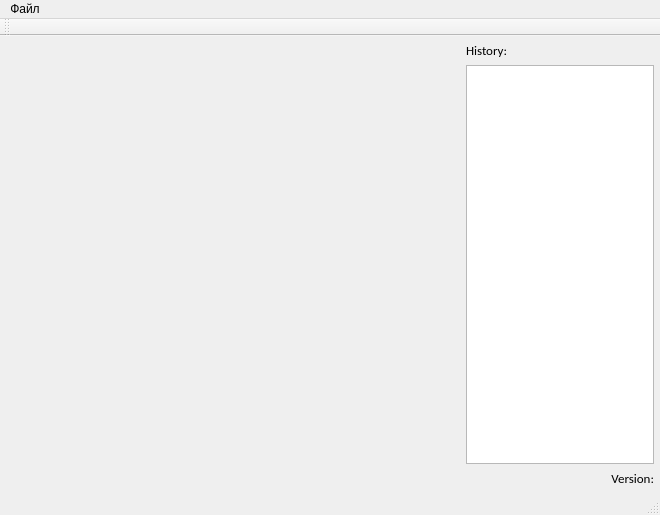
<?xml version="1.0" encoding="UTF-8"?>
<ui version="4.0">
 <class>MainWindow</class>
 <widget class="QMainWindow" name="MainWindow">
  <property name="geometry">
   <rect>
    <x>0</x>
    <y>0</y>
    <width>660</width>
    <height>508</height>
   </rect>
  </property>
  <property name="windowTitle">
   <string>KS client</string>
  </property>
  <widget class="QWidget" name="centralWidget">
   <property name="font">
    <font>
     <family>Calibri</family>
     <pointsize>10</pointsize>
    </font>
   </property>
   <layout class="QHBoxLayout" name="horizontalLayout">
    <property name="spacing">
     <number>15</number>
    </property>
    <property name="leftMargin">
     <number>6</number>
    </property>
    <property name="topMargin">
     <number>6</number>
    </property>
    <property name="rightMargin">
     <number>6</number>
    </property>
    <property name="bottomMargin">
     <number>6</number>
    </property>
    <item>
     <widget class="ChessBoard" name="chessBoard" native="true">
      <property name="sizePolicy">
       <sizepolicy hsizetype="Minimum" vsizetype="Minimum">
        <horstretch>0</horstretch>
        <verstretch>0</verstretch>
       </sizepolicy>
      </property>
      <property name="minimumSize">
       <size>
        <width>445</width>
        <height>445</height>
       </size>
      </property>
     </widget>
    </item>
    <item>
     <layout class="QVBoxLayout" name="verticalLayout">
      <item>
       <widget class="QLabel" name="label">
        <property name="text">
         <string>History:</string>
        </property>
       </widget>
      </item>
      <item>
       <widget class="QListWidget" name="lastMoves">
        <property name="sizePolicy">
         <sizepolicy hsizetype="Maximum" vsizetype="Expanding">
          <horstretch>0</horstretch>
          <verstretch>0</verstretch>
         </sizepolicy>
        </property>
       </widget>
      </item>
      <item>
       <widget class="QLabel" name="versionLabel">
        <property name="text">
         <string>Version:</string>
        </property>
        <property name="alignment">
         <set>Qt::AlignRight|Qt::AlignTrailing|Qt::AlignVCenter</set>
        </property>
       </widget>
      </item>
     </layout>
    </item>
   </layout>
  </widget>
  <widget class="QMenuBar" name="menuBar">
   <property name="geometry">
    <rect>
     <x>0</x>
     <y>0</y>
     <width>660</width>
     <height>21</height>
    </rect>
   </property>
   <widget class="QMenu" name="menu">
    <property name="title">
     <string>Файл</string>
    </property>
    <addaction name="action_3"/>
    <addaction name="saveAction"/>
    <addaction name="loadAction"/>
    <addaction name="exitAction"/>
   </widget>
   <addaction name="menu"/>
  </widget>
  <widget class="QToolBar" name="mainToolBar">
   <attribute name="toolBarArea">
    <enum>TopToolBarArea</enum>
   </attribute>
   <attribute name="toolBarBreak">
    <bool>false</bool>
   </attribute>
  </widget>
  <widget class="QStatusBar" name="statusBar"/>
  <action name="saveAction">
   <property name="text">
    <string>Сохранить игру</string>
   </property>
  </action>
  <action name="loadAction">
   <property name="text">
    <string>Загрузить игру</string>
   </property>
  </action>
  <action name="action_3">
   <property name="text">
    <string>Новая игра</string>
   </property>
  </action>
  <action name="exitAction">
   <property name="text">
    <string>Выход</string>
   </property>
  </action>
 </widget>
 <layoutdefault spacing="6" margin="11"/>
 <customwidgets>
  <customwidget>
   <class>ChessBoard</class>
   <extends>QWidget</extends>
   <header>chess_gui/chessboard.h</header>
   <container>1</container>
  </customwidget>
 </customwidgets>
 <resources/>
 <connections/>
</ui>
